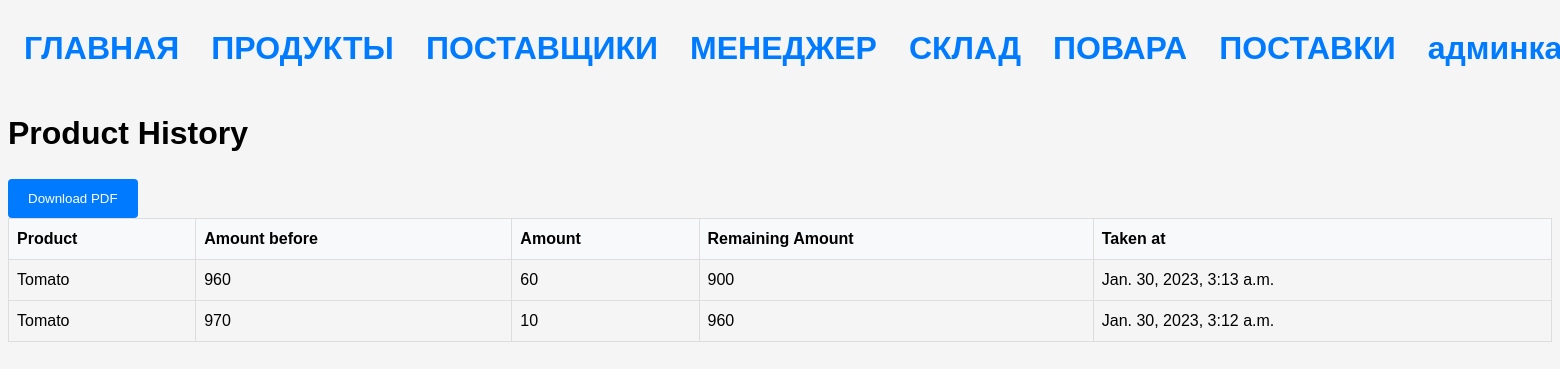
Before: /cooker/history/ with the older database file.
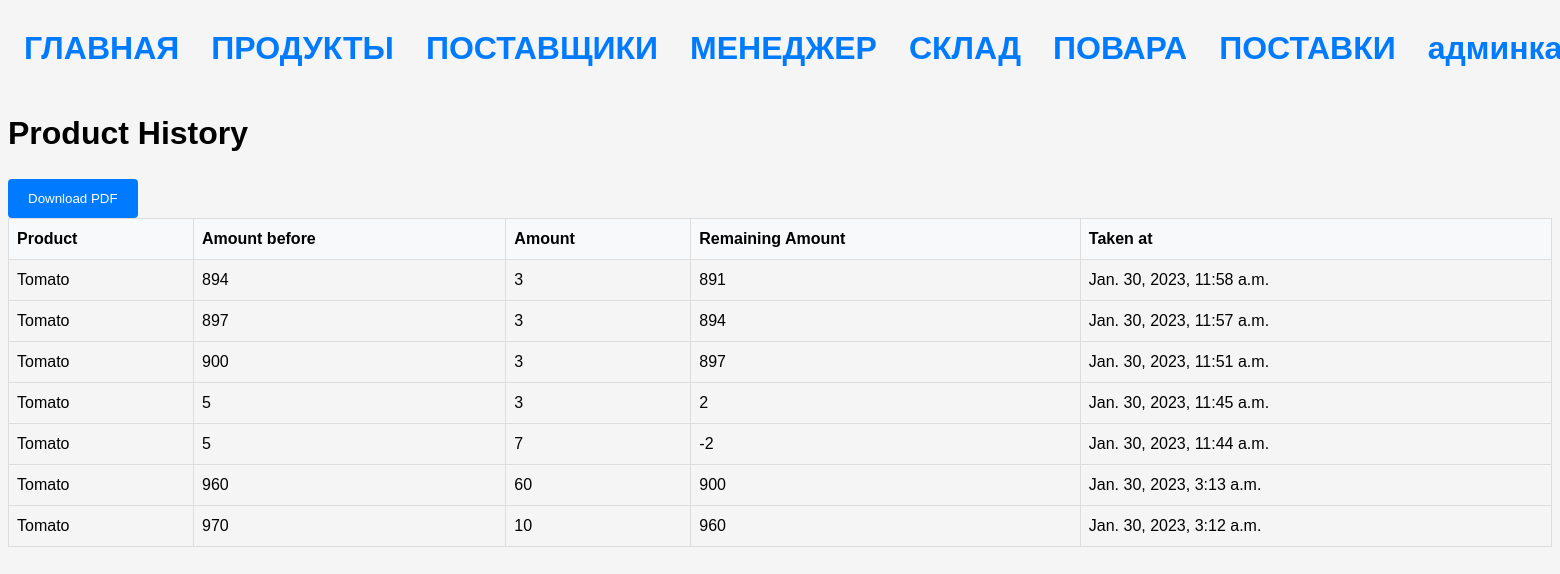
After: the same page with the newer database file.
### stock/models.py (models this page shows, shortened)
class StockHistory(models.Model):
    stock = models.ForeignKey(StockProduct, on_delete=models.CASCADE)
    amount = models.IntegerField()
    initial_amount = models.IntegerField(default=1)
    final_amount = models.IntegerField(default=1)
    created_at = models.DateTimeField(auto_now_add=True)

class StockProduct(Model):
    product = models.ForeignKey(Product, on_delete=models.CASCADE)
    amount = models.IntegerField()
    expired_at = models.DateField()

class Product(Model):
    name = models.CharField(max_length=64)
    term = models.IntegerField()
    measure = models.ForeignKey(Measure, on_delete=models.CASCADE)

### stock/views.py (the view)
# urls.py: path('cooker/history/', CookerProductHistoryView.as_view(), name='cooker_product_history'),
class CookerProductHistoryView(TemplateView):
    template_name = 'cooker/cooker_product_history.html'
    def get_context_data(self, **kwargs):
        context = super().get_context_data(**kwargs)
        history = StockHistory.objects.all().order_by('-created_at')
        context['history'] = history
        return context

### templates/cooker/cooker_product_history.html
{% extends 'base.html' %}
{% block content %}
<h1>Product History</h1>
<form action="{% url 'download_pdf' %}" method="get">
    <input type="submit" value="Download PDF">
</form>
<table>
<thead>
<tr>
<th>Product</th>
<th>Amount before</th>
<th>Amount</th>
<th>Remaining Amount</th>
<th>Taken at</th>
</tr>
</thead>
<tbody>
{% for item in history %}
<tr>
<td>{{ item.stock.product.name }}</td>
<td>{{ item.initial_amount }}</td>
<td>{{ item.amount }}</td>
<td>{{ item.final_amount }}</td>
<td>{{ item.created_at }}</td>
</tr>
{% endfor %}
</tbody>
</table>
{% endblock %}

Changed rows visible on the page:
added StockHistory: stock.product.name "Tomato", initial_amount "894", amount "3", final_amount "891", created_at "Jan. 30, 2023, 11:58 a.m."
added StockHistory: stock.product.name "Tomato", initial_amount "897", amount "3", final_amount "894", created_at "Jan. 30, 2023, 11:57 a.m."
added StockHistory: stock.product.name "Tomato", initial_amount "900", amount "3", final_amount "897", created_at "Jan. 30, 2023, 11:51 a.m."
added StockHistory: stock.product.name "Tomato", initial_amount "5", amount "3", final_amount "2", created_at "Jan. 30, 2023, 11:45 a.m."
added StockHistory: stock.product.name "Tomato", initial_amount "5", amount "7", final_amount "-2", created_at "Jan. 30, 2023, 11:44 a.m."
